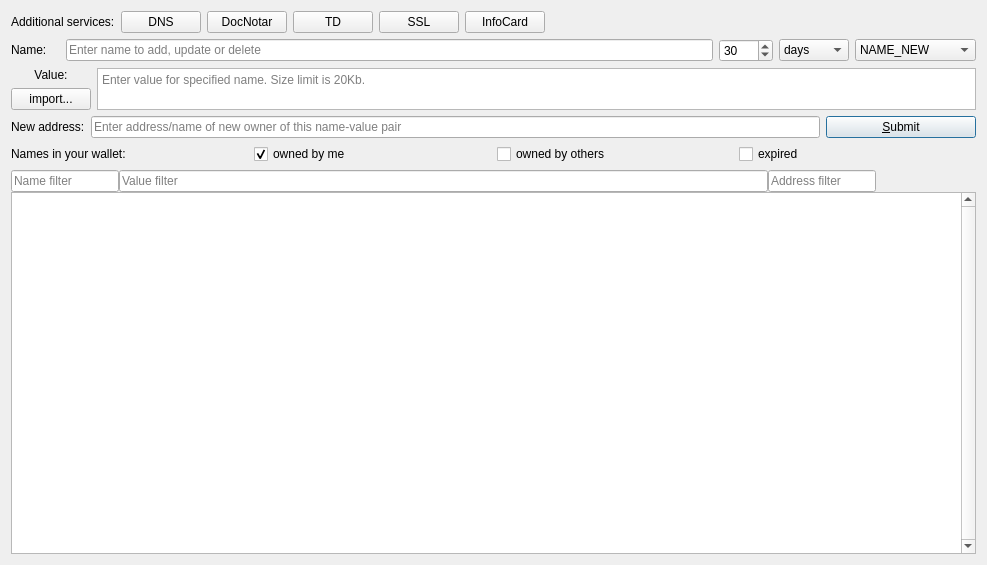
<?xml version="1.0" encoding="UTF-8"?>
<ui version="4.0">
 <class>ManageNamesPage</class>
 <widget class="QWidget" name="ManageNamesPage">
  <property name="geometry">
   <rect>
    <x>0</x>
    <y>0</y>
    <width>987</width>
    <height>565</height>
   </rect>
  </property>
  <property name="sizePolicy">
   <sizepolicy hsizetype="Preferred" vsizetype="Preferred">
    <horstretch>0</horstretch>
    <verstretch>0</verstretch>
   </sizepolicy>
  </property>
  <property name="windowTitle">
   <string>Manage Names</string>
  </property>
  <layout class="QVBoxLayout" name="verticalLayout_3">
   <item>
    <layout class="QHBoxLayout" name="hboxTopToolbar">
     <item>
      <widget class="QLabel" name="labelPrepareRecords">
       <property name="text">
        <string>Additional services:</string>
       </property>
      </widget>
     </item>
     <item>
      <widget class="QPushButton" name="btnManageDomains">
       <property name="toolTip">
        <string>Host your domains in BitDNS system</string>
       </property>
       <property name="text">
        <string>DNS</string>
       </property>
       <property name="icon">
        <iconset resource="../bitcoin.qrc">
         <normaloff>:/icons/EmerDNS-32.png</normaloff>:/icons/EmerDNS-32.png</iconset>
       </property>
      </widget>
     </item>
     <item>
      <widget class="QPushButton" name="btnDpo">
       <property name="toolTip">
        <string>Notarize documents using blockchain.</string>
       </property>
       <property name="text">
        <string>DocNotar</string>
       </property>
       <property name="icon">
        <iconset resource="../bitcoin.qrc">
         <normaloff>:/icons/DPO-32.png</normaloff>:/icons/DPO-32.png</iconset>
       </property>
      </widget>
     </item>
     <item>
      <widget class="QPushButton" name="btnTrustedDiploma">
       <property name="toolTip">
        <string>Trusted Diploma</string>
       </property>
       <property name="text">
        <string>TD</string>
       </property>
       <property name="icon">
        <iconset resource="../bitcoin.qrc">
         <normaloff>:/icons/Trusted-diploma-16-monochrome.png</normaloff>:/icons/Trusted-diploma-16-monochrome.png</iconset>
       </property>
      </widget>
     </item>
     <item>
      <widget class="QPushButton" name="btnSsl">
       <property name="toolTip">
        <string>Trusted Diploma</string>
       </property>
       <property name="text">
        <string>SSL</string>
       </property>
       <property name="icon">
        <iconset resource="../bitcoin.qrc">
         <normaloff>:/icons/EmerSSL-32.png</normaloff>:/icons/EmerSSL-32.png</iconset>
       </property>
      </widget>
     </item>
     <item>
      <widget class="QPushButton" name="btnInfoCard">
       <property name="toolTip">
        <string>Trusted Diploma</string>
       </property>
       <property name="text">
        <string>InfoCard</string>
       </property>
       <property name="icon">
        <iconset resource="../bitcoin.qrc">
         <normaloff>:/icons/InfoCard-32.png</normaloff>:/icons/InfoCard-32.png</iconset>
       </property>
      </widget>
     </item>
     <item>
      <spacer name="hSpacerToolbar">
       <property name="orientation">
        <enum>Qt::Horizontal</enum>
       </property>
       <property name="sizeHint" stdset="0">
        <size>
         <width>40</width>
         <height>20</height>
        </size>
       </property>
      </spacer>
     </item>
    </layout>
   </item>
   <item>
    <layout class="QHBoxLayout" name="horizontalLayout">
     <item>
      <widget class="QLabel" name="label_4">
       <property name="sizePolicy">
        <sizepolicy hsizetype="Preferred" vsizetype="Maximum">
         <horstretch>0</horstretch>
         <verstretch>0</verstretch>
        </sizepolicy>
       </property>
       <property name="text">
        <string>Name:</string>
       </property>
       <property name="alignment">
        <set>Qt::AlignLeading|Qt::AlignLeft|Qt::AlignVCenter</set>
       </property>
      </widget>
     </item>
     <item>
      <widget class="QLabel" name="labelAvailability">
       <property name="sizePolicy">
        <sizepolicy hsizetype="Preferred" vsizetype="Maximum">
         <horstretch>0</horstretch>
         <verstretch>0</verstretch>
        </sizepolicy>
       </property>
       <property name="text">
        <string/>
       </property>
       <property name="alignment">
        <set>Qt::AlignLeading|Qt::AlignLeft|Qt::AlignVCenter</set>
       </property>
      </widget>
     </item>
     <item>
      <widget class="QValidatedLineEdit" name="registerName">
       <property name="toolTip">
        <string>Enter name to add, update or delete</string>
       </property>
       <property name="text">
        <string notr="true"/>
       </property>
       <property name="placeholderText">
        <string>Enter name to add, update or delete</string>
       </property>
      </widget>
     </item>
     <item>
      <widget class="QSpinBox" name="registerTimeUnits">
       <property name="toolTip">
        <string>&lt;html&gt;&lt;head/&gt;&lt;body&gt;&lt;p&gt;Set number of days that will be added to name expire time.&lt;/p&gt;&lt;/body&gt;&lt;/html&gt;</string>
       </property>
       <property name="maximum">
        <number>9999</number>
       </property>
       <property name="value">
        <number>30</number>
       </property>
      </widget>
     </item>
     <item>
      <widget class="QComboBox" name="txTimeTypeSelector">
       <property name="currentIndex">
        <number>0</number>
       </property>
       <item>
        <property name="text">
         <string>days</string>
        </property>
       </item>
       <item>
        <property name="text">
         <string>months</string>
        </property>
       </item>
       <item>
        <property name="text">
         <string>years</string>
        </property>
       </item>
      </widget>
     </item>
     <item>
      <widget class="QComboBox" name="txTypeSelector">
       <property name="toolTip">
        <string>Choose operation for specified name to perform after you click on 'Submit' button</string>
       </property>
       <property name="currentIndex">
        <number>0</number>
       </property>
       <item>
        <property name="text">
         <string>NAME_NEW</string>
        </property>
       </item>
       <item>
        <property name="text">
         <string>NAME_UPDATE</string>
        </property>
       </item>
       <item>
        <property name="text">
         <string>NAME_DELETE</string>
        </property>
       </item>
      </widget>
     </item>
    </layout>
   </item>
   <item>
    <layout class="QHBoxLayout" name="horizontalLayout_3">
     <item>
      <layout class="QVBoxLayout" name="verticalLayout">
       <item>
        <widget class="QLabel" name="labelValue">
         <property name="sizePolicy">
          <sizepolicy hsizetype="Preferred" vsizetype="Maximum">
           <horstretch>0</horstretch>
           <verstretch>0</verstretch>
          </sizepolicy>
         </property>
         <property name="toolTip">
          <string>Shows how many % of maximum length used</string>
         </property>
         <property name="text">
          <string>Value:</string>
         </property>
         <property name="alignment">
          <set>Qt::AlignCenter</set>
         </property>
        </widget>
       </item>
       <item>
        <widget class="QPushButton" name="importValueButton">
         <property name="toolTip">
          <string>Import value from file on disk</string>
         </property>
         <property name="text">
          <string>import...</string>
         </property>
         <property name="icon">
          <iconset resource="../bitcoin.qrc">
           <normaloff>:/icons/open</normaloff>:/icons/open</iconset>
         </property>
        </widget>
       </item>
      </layout>
     </item>
     <item>
      <widget class="QPlainTextEdit" name="registerValue">
       <property name="sizePolicy">
        <sizepolicy hsizetype="Expanding" vsizetype="Ignored">
         <horstretch>0</horstretch>
         <verstretch>0</verstretch>
        </sizepolicy>
       </property>
       <property name="toolTip">
        <string/>
       </property>
       <property name="placeholderText">
        <string>Enter value for specified name. Size limit is 20Kb.</string>
       </property>
      </widget>
     </item>
    </layout>
   </item>
   <item>
    <layout class="QHBoxLayout" name="horizontalLayout_4">
     <item>
      <widget class="QLabel" name="labelAddress">
       <property name="enabled">
        <bool>true</bool>
       </property>
       <property name="sizePolicy">
        <sizepolicy hsizetype="Preferred" vsizetype="Maximum">
         <horstretch>0</horstretch>
         <verstretch>0</verstretch>
        </sizepolicy>
       </property>
       <property name="text">
        <string>New address:</string>
       </property>
       <property name="alignment">
        <set>Qt::AlignLeading|Qt::AlignLeft|Qt::AlignVCenter</set>
       </property>
      </widget>
     </item>
     <item>
      <widget class="QValidatedLineEdit" name="registerAddress">
       <property name="enabled">
        <bool>true</bool>
       </property>
       <property name="toolTip">
        <string>&lt;html&gt;&lt;head/&gt;&lt;body&gt;&lt;p&gt;Enter address/name of new owner, or leave blank to send to yourself.&lt;/p&gt;&lt;/body&gt;&lt;/html&gt;</string>
       </property>
       <property name="text">
        <string notr="true"/>
       </property>
       <property name="placeholderText">
        <string>Enter address/name of new owner of this name-value pair</string>
       </property>
      </widget>
     </item>
     <item>
      <widget class="QPushButton" name="submitNameButton">
       <property name="sizePolicy">
        <sizepolicy hsizetype="Fixed" vsizetype="Fixed">
         <horstretch>0</horstretch>
         <verstretch>0</verstretch>
        </sizepolicy>
       </property>
       <property name="minimumSize">
        <size>
         <width>150</width>
         <height>0</height>
        </size>
       </property>
       <property name="toolTip">
        <string>&lt;html&gt;&lt;head/&gt;&lt;body&gt;&lt;p&gt;This will send name_new or name_update transaction (if you already did name_new).&lt;/p&gt;&lt;/body&gt;&lt;/html&gt;</string>
       </property>
       <property name="layoutDirection">
        <enum>Qt::LeftToRight</enum>
       </property>
       <property name="text">
        <string>&amp;Submit</string>
       </property>
       <property name="icon">
        <iconset resource="../bitcoin.qrc">
         <normaloff>:/icons/send</normaloff>:/icons/send</iconset>
       </property>
       <property name="default">
        <bool>true</bool>
       </property>
      </widget>
     </item>
    </layout>
   </item>
   <item>
    <layout class="QHBoxLayout" name="horizontalLayout_5">
     <item>
      <widget class="QLabel" name="label_5">
       <property name="sizePolicy">
        <sizepolicy hsizetype="Preferred" vsizetype="Maximum">
         <horstretch>0</horstretch>
         <verstretch>0</verstretch>
        </sizepolicy>
       </property>
       <property name="text">
        <string>Names in your wallet:</string>
       </property>
       <property name="alignment">
        <set>Qt::AlignLeading|Qt::AlignLeft|Qt::AlignVCenter</set>
       </property>
       <property name="buddy">
        <cstring>tableView</cstring>
       </property>
      </widget>
     </item>
     <item>
      <widget class="QCheckBox" name="cbMyNames">
       <property name="text">
        <string>owned by me</string>
       </property>
       <property name="checked">
        <bool>true</bool>
       </property>
      </widget>
     </item>
     <item>
      <widget class="QCheckBox" name="cbOtherNames">
       <property name="text">
        <string>owned by others</string>
       </property>
      </widget>
     </item>
     <item>
      <widget class="QCheckBox" name="cbExpired">
       <property name="text">
        <string>expired</string>
       </property>
      </widget>
     </item>
    </layout>
   </item>
   <item>
    <layout class="QVBoxLayout" name="verticalLayout_2">
     <property name="spacing">
      <number>0</number>
     </property>
     <item>
      <layout class="QHBoxLayout" name="horizontalLayout_2">
       <property name="spacing">
        <number>0</number>
       </property>
       <item>
        <widget class="QValidatedLineEdit" name="nameFilter">
         <property name="sizePolicy">
          <sizepolicy hsizetype="Fixed" vsizetype="Fixed">
           <horstretch>0</horstretch>
           <verstretch>0</verstretch>
          </sizepolicy>
         </property>
         <property name="toolTip">
          <string>Enter part of name to search for</string>
         </property>
         <property name="text">
          <string notr="true"/>
         </property>
         <property name="placeholderText">
          <string>Name filter</string>
         </property>
        </widget>
       </item>
       <item>
        <widget class="QValidatedLineEdit" name="valueFilter">
         <property name="toolTip">
          <string>Enter part of value to search for</string>
         </property>
         <property name="text">
          <string notr="true"/>
         </property>
         <property name="placeholderText">
          <string>Value filter</string>
         </property>
        </widget>
       </item>
       <item>
        <widget class="QValidatedLineEdit" name="addressFilter">
         <property name="sizePolicy">
          <sizepolicy hsizetype="Fixed" vsizetype="Fixed">
           <horstretch>0</horstretch>
           <verstretch>0</verstretch>
          </sizepolicy>
         </property>
         <property name="toolTip">
          <string>Enter FirstBitcoinCapitalCorp address (or prefix of it)</string>
         </property>
         <property name="text">
          <string notr="true"/>
         </property>
         <property name="placeholderText">
          <string>Address filter</string>
         </property>
        </widget>
       </item>
       <item>
        <spacer name="horizontalSpacer_ExpiresIn">
         <property name="orientation">
          <enum>Qt::Horizontal</enum>
         </property>
         <property name="sizeType">
          <enum>QSizePolicy::Fixed</enum>
         </property>
         <property name="sizeHint" stdset="0">
          <size>
           <width>100</width>
           <height>20</height>
          </size>
         </property>
        </spacer>
       </item>
      </layout>
     </item>
     <item>
      <widget class="QTableView" name="tableView">
       <property name="contextMenuPolicy">
        <enum>Qt::CustomContextMenu</enum>
       </property>
       <property name="toolTip">
        <string>Double-click name to copy all values</string>
       </property>
       <property name="verticalScrollBarPolicy">
        <enum>Qt::ScrollBarAlwaysOn</enum>
       </property>
       <property name="tabKeyNavigation">
        <bool>false</bool>
       </property>
       <property name="alternatingRowColors">
        <bool>true</bool>
       </property>
       <property name="selectionMode">
        <enum>QAbstractItemView::SingleSelection</enum>
       </property>
       <property name="selectionBehavior">
        <enum>QAbstractItemView::SelectRows</enum>
       </property>
       <property name="sortingEnabled">
        <bool>true</bool>
       </property>
       <attribute name="verticalHeaderVisible">
        <bool>false</bool>
       </attribute>
      </widget>
     </item>
    </layout>
   </item>
  </layout>
 </widget>
 <customwidgets>
  <customwidget>
   <class>QValidatedLineEdit</class>
   <extends>QLineEdit</extends>
   <header>qvalidatedlineedit.h</header>
  </customwidget>
 </customwidgets>
 <resources>
  <include location="../bitcoin.qrc"/>
 </resources>
 <connections/>
</ui>
